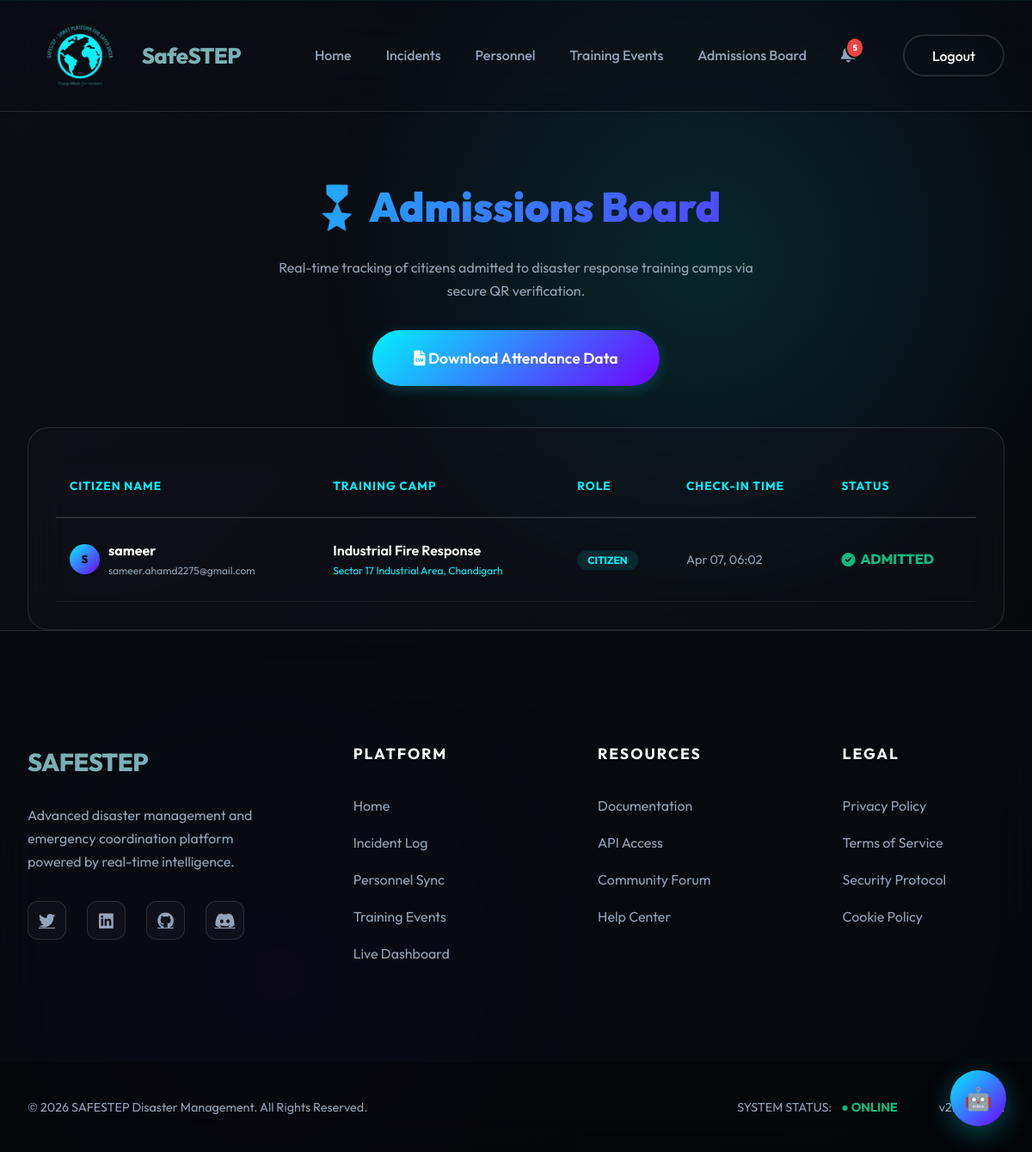
The page /admissions (signed in) on the database as committed earlier.
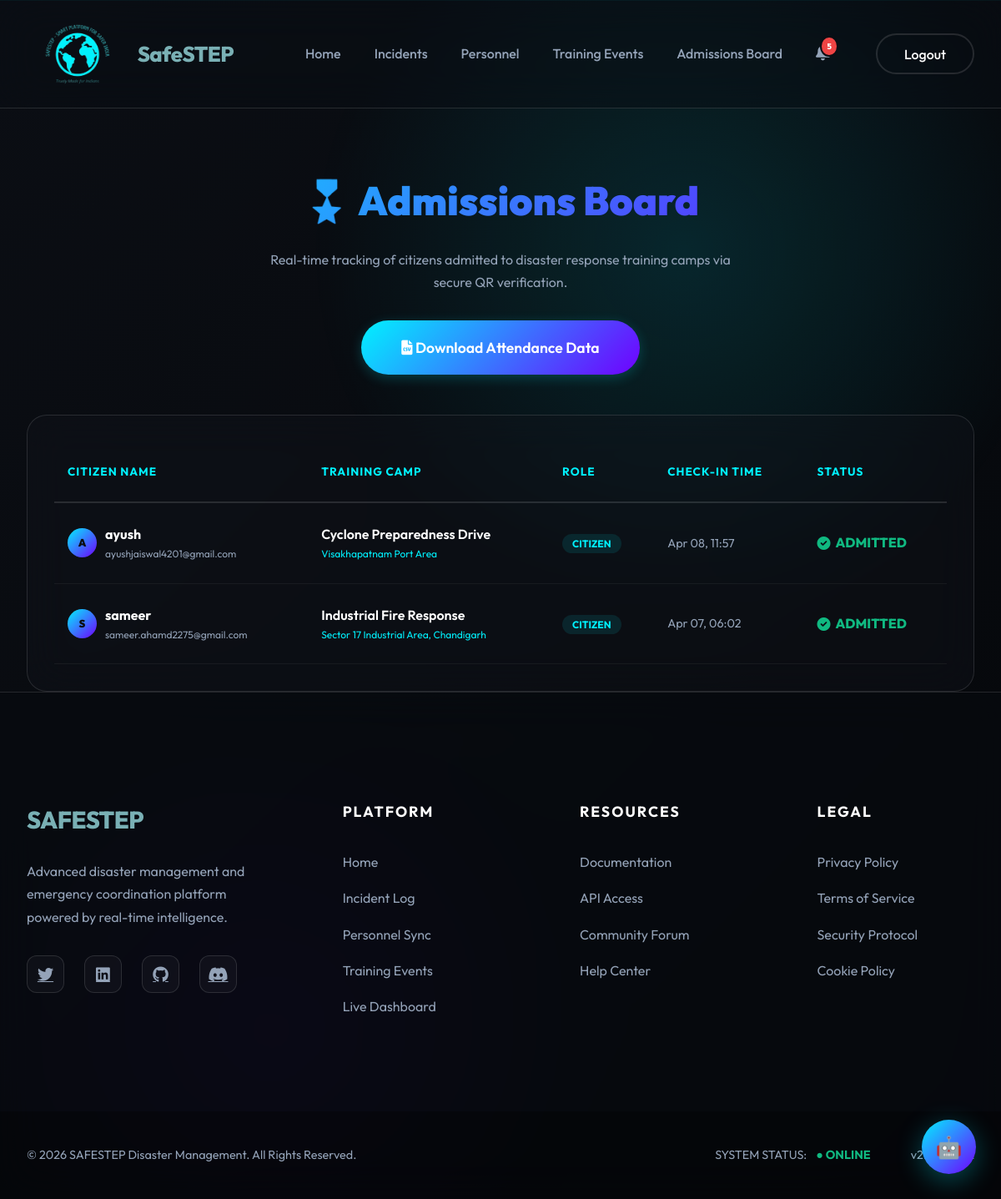
The same page on the database as committed later.
### models.py (models this page shows)
class TrainingAdmission(db.Model):
    id = db.Column(db.Integer, primary_key=True)
    user_id = db.Column(db.Integer, db.ForeignKey('user.id'), nullable=False)
    training_event_id = db.Column(db.Integer, db.ForeignKey('training_event.id'), nullable=False)
    admitted_at = db.Column(db.DateTime, default=datetime.utcnow)
    user = db.relationship('User', backref=db.backref('admissions', lazy=True))
    event = db.relationship('TrainingEvent', backref=db.backref('admissions', lazy=True))

class User(db.Model, UserMixin):
    id = db.Column(db.Integer, primary_key=True)
    username = db.Column(db.String(150), unique=True, nullable=False)
    email = db.Column(db.String(150), unique=True, nullable=False)
    password = db.Column(db.String(150), nullable=False)
    role = db.Column(db.String(50), default='citizen') # 'government' or 'citizen'

class TrainingEvent(db.Model):
    id = db.Column(db.Integer, primary_key=True)
    title = db.Column(db.String(200), nullable=False)
    description = db.Column(db.Text, nullable=True)
    location = db.Column(db.String(200), nullable=False)
    event_type = db.Column(db.String(100), nullable=False)
    status = db.Column(db.String(20), nullable=False, default='upcoming')
    start_date = db.Column(db.DateTime, nullable=False)
    end_date = db.Column(db.DateTime, nullable=True)
    participants = db.Column(db.Integer, default=0)
    latitude = db.Column(db.Float, nullable=True)
    longitude = db.Column(db.Float, nullable=True)
    user_id = db.Column(db.Integer, db.ForeignKey('user.id'), nullable=False)
    created_at = db.Column(db.DateTime, default=datetime.utcnow)
    user = db.relationship('User', backref=db.backref('training_events', lazy=True))

### app.py (the view)
@app.route('/admissions')
@login_required
def admissions():
    if current_user.role != 'government':
        flash('Access denied. Admissions board is for official use only.', 'error')
        return redirect(url_for('index'))
    all_admissions = TrainingAdmission.query.order_by(TrainingAdmission.admitted_at.desc()).all()
    return render_template('admissions.html', admissions=all_admissions)

### app.py (called while the page is built)
@login_manager.user_loader
def load_user(user_id):
    return User.query.get(int(user_id))

### templates/admissions.html (shortened to what this page needs)
{% extends "base.html" %}
{% block content %}
<div class="reports-section" style="padding-top: 200px;">
    <div class="reports-header-section" style="text-align: center; margin-bottom: 3rem;">
        <h1 style="font-size: 3rem; font-weight: 900; background: var(--accent-gradient); -webkit-background-clip: text; -webkit-text-fill-color: transparent; background-clip: text;">
            🎖️ Admissions Board
        </h1>
        <p style="color: var(--text-secondary); max-width: 600px; margin: 0 auto; margin-top: 1rem;">
            Real-time tracking of citizens admitted to disaster response training camps via secure QR verification.
        </p>
        <div style="margin-top: 2rem;">
            <a href="{{ url_for('download_admissions') }}" class="btn-primary-lg" style="display: inline-block; text-decoration: none;"><i class="fas fa-file-csv"></i> Download Attendance Data </a>
        </div>
    </div>
    <div class="glass-card" style="padding: 2rem; border-radius: 24px; overflow: hidden; position: relative; border: 1px solid var(--glass-border); background: var(--bg-surface); backdrop-filter: var(--glass-blur);">
        {% if admissions %}
        <div style="overflow-x: auto;">
            <table style="width: 100%; border-collapse: collapse; text-align: left;">
                <thead>
                    <tr style="border-bottom: 2px solid var(--glass-border); color: var(--primary-color); font-weight: 800; text-transform: uppercase; font-size: 0.85rem; letter-spacing: 1px;">
                        <th style="padding: 1.5rem 1rem;">Citizen Name</th>
                        <th style="padding: 1.5rem 1rem;">Training Camp</th>
                        <th style="padding: 1.5rem 1rem;">Role</th>
                        <th style="padding: 1.5rem 1rem;">Check-in Time</th>
                        <th style="padding: 1.5rem 1rem;">Status</th>
                    </tr>
                </thead>
                <tbody style="color: var(--text-primary);">
                    {% for adm in admissions %}
                    <tr style="border-bottom: 1px solid rgba(255,255,255,0.05); transition: var(--transition);" onmouseover="this.style.background='rgba(255,255,255,0.02)'" onmouseout="this.style.background='transparent'">
                        <td style="padding: 1.5rem 1rem;">
                            <div style="display: flex; align-items: center; gap: 10px;">
                                <div style="width: 35px; height: 35px; border-radius: 50%; background: var(--accent-gradient); display: flex; align-items: center; justify-content: center; font-weight: 900; font-size: 0.8rem; color: #0B0E14;">
                                    {{ adm.user.username[0]|upper }}
                                </div>
                                <div>
                                    <div style="font-weight: 700;">{{ adm.user.username }}</div>
                                    <div style="font-size: 0.75rem; color: var(--text-secondary);">{{ adm.user.email }}</div>
                                </div>
                            </div>
                        </td>
                        <td style="padding: 1.5rem 1rem;">
                            <div style="font-weight: 600;">{{ adm.event.title }}</div>
                            <div style="font-size: 0.75rem; color: var(--primary-color);">{{ adm.event.location }}</div>
                        </td>
                        <td style="padding: 1.5rem 1rem;">
                            <span style="background: rgba(0, 242, 255, 0.1); color: var(--primary-color); padding: 4px 12px; border-radius: 20px; font-size: 0.75rem; font-weight: 700;">{{ adm.user.role|upper }}</span>
                        </td>
                        <td style="padding: 1.5rem 1rem; color: var(--text-secondary); font-size: 0.9rem;">
                            {{ adm.admitted_at.strftime('%b %d, %H:%M') }}
                        </td>
                        <td style="padding: 1.5rem 1rem;">
                            <span style="color: var(--success); font-weight: 800; display: flex; align-items: center; gap: 6px;">
                                <i class="fas fa-check-circle"></i> ADMITTED
                            </span>
                        </td>
                    </tr>
                    {% endfor %}
                </tbody>
            </table>
        </div>
        {% endif %}
    </div>
</div>
{% endblock %}

### templates/base.html (shortened to what this page needs)
<!DOCTYPE html>
<html lang="en">
<head>
    <link rel="stylesheet" href="{{ url_for('static', filename='style.css') }}">
    <link rel="stylesheet" href="https://cdnjs.cloudflare.com/ajax/libs/font-awesome/6.0.0/css/all.min.css">
    <link rel="stylesheet" href="https://unpkg.com/leaflet@1.9.4/dist/leaflet.css" />
</head>
<body>
    <header class="navbar">
        <div class="container">
            <a href="{{ url_for('index') }}" class="logo" style="display: flex; align-items: center; gap: 12px;">
                <img src="{{ url_for('static', filename='logo.png') }}" alt="Logo" style="height: 80px; width: auto; object-fit: contain; border-radius: 8px;">
                SafeSTEP
            </a>
            <nav>
                <ul class="nav-links">
                    <li><a href="{{ url_for('index') }}">Home</a></li>
                    <li><a href="{{ url_for('reports') }}">Incidents</a></li>
                    <li><a href="{{ url_for('attendance') }}">Personnel</a></li>
                    <li><a href="{{ url_for('training') }}">Training Events</a></li>
                    {% if current_user.is_authenticated %}
                        {% if current_user.role == 'government' %}
                        <li><a href="{{ url_for('admissions') }}">Admissions Board</a></li>
                        {% else %}
                        <li><a href="#" onclick="startGlobalScanner()" style="color: var(--primary-color); font-weight: 800; background: rgba(0, 242, 255, 0.1); padding: 5px 15px; border-radius: 20px;"><i class="fas fa-qrcode"></i> Scan Admission QR</a></li>
                        {% endif %}
                    {% endif %}
                    {% if current_user.is_authenticated %}
                    <li style="display: flex; align-items: center; margin-right: 15px; position: relative;">
                        <a href="javascript:void(0)" id="notificationBellTrigger" style="position: relative; color: var(--text-secondary); transition: var(--transition);">
                            <span id="notif-badge" style="position: absolute; top: -8px; right: -10px; background: #ef4444; color: #fff; font-size: 0.6rem; font-weight: 800; padding: 2px 6px; border-radius: 50%; border: 2px solid #0B0E14; display: none;">0</span>
                        </a>
                    </li>
                    <li><a href="{{ url_for('logout') }}" class="btn-outline">Logout</a></li>
                    {% else %}
                    <li><a href="{{ url_for('login') }}">Login</a></li>
                    <li><a href="{{ url_for('signup') }}" class="btn-primary">Sign Up</a></li>
                    {% endif %}
                </ul>
            </nav>
        </div>
    </header>
    <main>
        <div class="container">
            {% block content %}{% endblock %}
        </div>
    </main>
    <footer class="footer">
        <div class="container footer-grid">
            <div class="footer-brand">
                <a href="{{ url_for('index') }}" class="logo">SAFESTEP</a>
                <p>Advanced disaster management and emergency coordination platform powered by real-time intelligence.
                </p>
                <div class="social-links">
                    <a href="#"><i class="fab fa-twitter"></i></a>
                    <a href="#"><i class="fab fa-linkedin"></i></a>
                    <a href="#"><i class="fab fa-github"></i></a>
                    <a href="#"><i class="fab fa-discord"></i></a>
                </div>
            </div>
            <div class="footer-column">
                <h4>Platform</h4>
                <ul class="footer-links">
                    <li><a href="{{ url_for('index') }}">Home</a></li>
                    <li><a href="{{ url_for('reports') }}">Incident Log</a></li>
                    <li><a href="{{ url_for('attendance') }}">Personnel Sync</a></li>
                    <li><a href="{{ url_for('training') }}">Training Events</a></li>
                    <li><a href="#">Live Dashboard</a></li>
                </ul>
            </div>
            <div class="footer-column">
                <h4>Resources</h4>
                <ul class="footer-links">
                    <li><a href="#">Documentation</a></li>
                    <li><a href="#">API Access</a></li>
                    <li><a href="#">Community Forum</a></li>
                    <li><a href="#">Help Center</a></li>
                </ul>
            </div>
            <div class="footer-column">
                <h4>Legal</h4>
                <ul class="footer-links">
                    <li><a href="#">Privacy Policy</a></li>
                    <li><a href="#">Terms of Service</a></li>
                    <li><a href="#">Security Protocol</a></li>
                    <li><a href="#">Cookie Policy</a></li>
                </ul>
            </div>
        </div>
        <div class="footer-bottom">
            <div class="container footer-bottom-flex">
                <p>&copy; 2026 SAFESTEP Disaster Management. All Rights Reserved.</p>
                <div class="footer-meta">
                    <span>SYSTEM STATUS: <span class="status-online">● ONLINE</span></span>
                    <span>v2.5 ALPHA</span>
                </div>
            </div>
        </div>
    </footer>
    <div class="chatbot-floating-btn" id="open-chat" title="Open Chatbot">
        🤖
    </div>
</body>
</html>

Rows that differ between the two databases and show on the page:
added TrainingAdmission: user "A", user.username "ayush", user.email "ayushjaiswal4201@gmail.com", event "Cyclone Preparedness Drive", event.location "Visakhapatnam Port Area", user.role "CITIZEN", admitted_at "Apr 08, 11:57"
